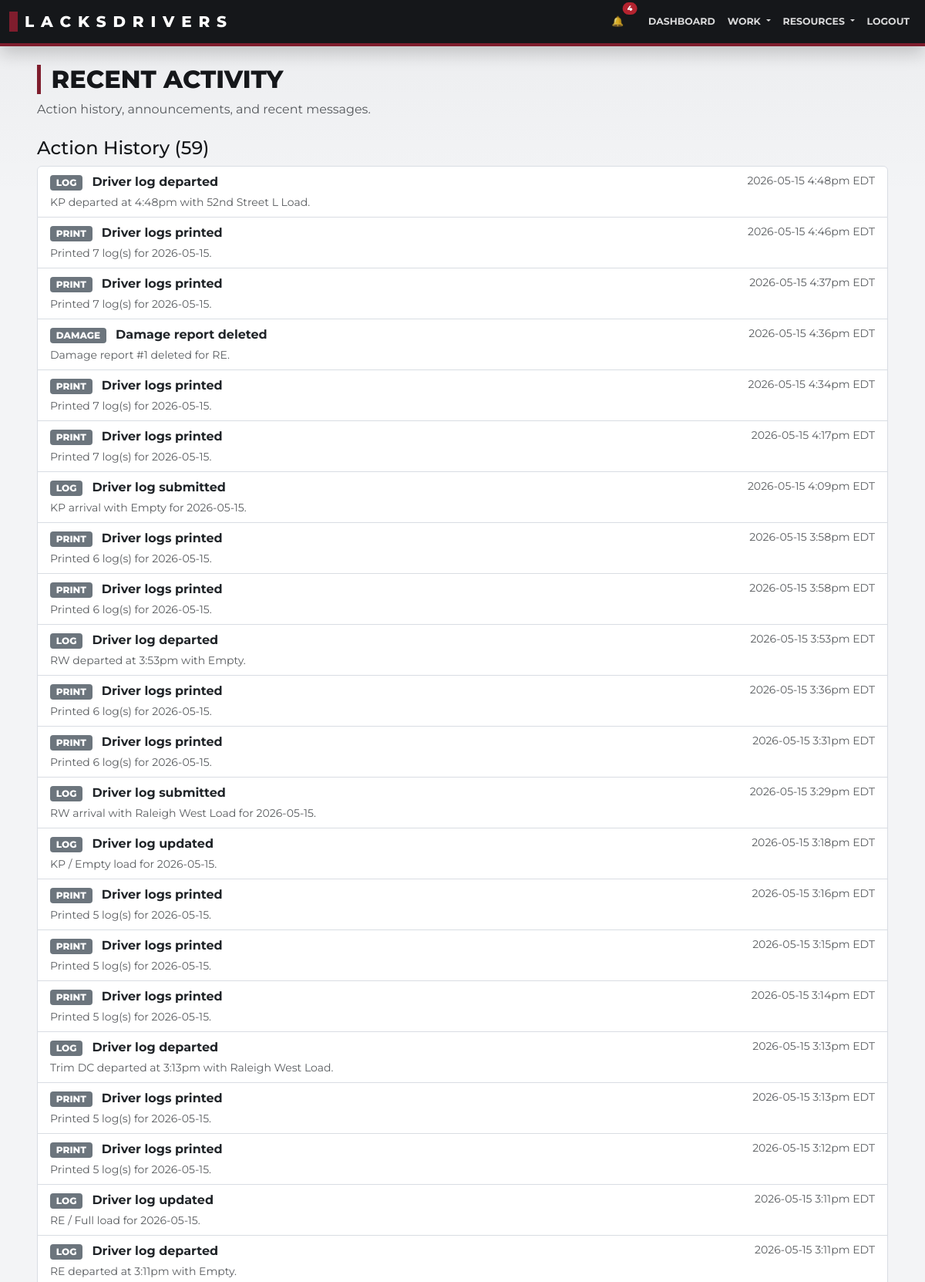
/recent_activity (signed in, upper part), run on the app's committed database.
### app/models/activity.py (models this page shows)
class ActivityEvent(db.Model):
    __tablename__ = "activity_event"
    id = db.Column(db.Integer, primary_key=True)
    user_id = db.Column(db.Integer, db.ForeignKey("user.id"), nullable=False)
    category = db.Column(db.String(30), nullable=False)
    action = db.Column(db.String(50), nullable=False)
    title = db.Column(db.String(150), nullable=False)
    details = db.Column(db.Text, nullable=True)
    target_type = db.Column(db.String(50), nullable=True)
    target_id = db.Column(db.Integer, nullable=True)
    created_at = db.Column(db.DateTime, default=datetime.utcnow, nullable=False)
    user = db.relationship("User", backref="activity_events")

### app/blueprints/messaging/routes.py (the view)
@bp.route("/recent_activity")
@login_required
def recent_activity():
    cutoff = datetime.now() - timedelta(days=1)
    new_ann = Announcement.query.filter(Announcement.created_at >= cutoff).all()
    new_dms = DirectMessage.query.filter(
        DirectMessage.receiver_id == current_user.id,
        DirectMessage.timestamp >= cutoff,
    ).all()
    activity_query = ActivityEvent.query.order_by(ActivityEvent.created_at.desc())
    if current_user.role != "management":
        activity_query = activity_query.filter_by(user_id=current_user.id)
    action_history = activity_query.limit(100).all()
    return render_template(
        "recent_activity.html",
        new_announcements=new_ann,
        new_messages=new_dms,
        action_history=action_history,
    )

### app/blueprints/auth/routes.py (called while the page is built)
@login_manager.user_loader
def load_user(user_id):
    return User.query.get(int(user_id))

### app/services/plant_addresses.py (called while the page is built)
def register_context_processors(app):
    @app.context_processor
    def inject_plant_addresses():
        return dict(PLANT_ADDRESSES=PLANT_ADDRESSES, PLANT_LABELS=PLANT_LABELS)

### app/services/template_filters.py (called while the page is built, shortened)
def _coerce_utc_datetime(value):
    if not value:
        return None
    if isinstance(value, datetime):
        if value.tzinfo is None:
            return pytz.utc.localize(value)
        return value.astimezone(pytz.utc)

def _format_12h(dt, include_zone=False):
    formatted = dt.strftime("%I:%M%p").lower().lstrip("0")
    if include_zone:
        return f"{formatted} {dt.strftime('%Z')}"
    return formatted

def _to_detroit_datetime(value):
    if not value:
        return ""
    dt_utc = _coerce_utc_datetime(value)
    if not dt_utc:
        return value
    dt_local = dt_utc.astimezone(DETROIT_TZ)
    return f"{dt_local.strftime('%Y-%m-%d')} {_format_12h(dt_local, include_zone=True)}"

### templates/recent_activity.html (shortened to what this page needs)
{% extends 'base.html' %}
{% block content %}
<div class="container">
  <h2>Recent Activity</h2>
  <p class="text-muted">Action history, announcements, and recent messages.</p>
  <div class="mt-4">
    <h4>Action History ({{ action_history|length }})</h4>
    {% if action_history %}
      <ul class="list-group mb-3">
        {% for event in action_history %}
          <li class="list-group-item">
            <div class="d-flex justify-content-between gap-3">
              <div>
                <span class="badge text-bg-secondary me-2">{{ event.category|upper }}</span>
                <strong>{{ event.title }}</strong>
                {% if event.details %}
                  <div class="text-muted small mt-1">{{ event.details }}</div>
                {% endif %}
              </div>
              <small class="text-muted text-nowrap">
                {{ event.created_at|to_detroit_datetime }}
              </small>
            </div>
          </li>
        {% endfor %}
      </ul>
    {% else %}
      <p class="text-muted">No action history yet.</p>
    {% endif %}
  </div>
</div>
{% endblock %}

### static/css/style.css (style rules this page uses)
:root { --ld-ink: #15171a; --ld-panel: #202328; --ld-panel-2: #2d3138; --ld-maroon: #7f1d2d; --ld-maroon-dark: #5c1320; --ld-steel: #6f7782; --ld-line: #d9dde3; --ld-paper: #ffffff; --ld-bg: #f3f4f6; --ld-muted: #6b7280; --ld-success: #237a4b; --ld-warning: #d89a1d; --ld-danger: #b4232f; --ld-info: #2d6f8f; --bs-primary: var(--ld-maroon); --bs-secondary: var(--ld-steel); --bs-danger: var(--ld-danger); --bs-success: var(--ld-success); --bs-warning: var(--ld-warning); --bs-info: var(--ld-info); --bs-dark: var(--ld-ink); }
html, body { background: var(--ld-bg) !important; color: var(--ld-ink); }
body { font-family: Montserrat, Arial, sans-serif; }
.container > h1, .container > h2, .container > h3, .card-header, .table thead th { text-transform: uppercase; }
.container > h1, .container > h2, .container > h3 { color: var(--ld-ink); font-weight: 800; border-left: 5px solid var(--ld-maroon); padding-left: 0.85rem; }
.badge { border-radius: 4px; font-weight: 800; text-transform: uppercase; }
.list-group-item { border-color: var(--ld-line) !important; }

### templates/base.html (style rules this page uses)
body { font-family: 'Montserrat', sans-serif; background-color: #f9f9f9; margin: 0; padding: 0; }
.d-flex, .row, [class*="col-"] { min-width: 0; }

### data on the page
ActivityEvent: category "LOG", title "Driver log departed", details "KP departed at 4:48pm with 52nd Street L Load.", created_at|to_detroit_datetime "2026-05-15 4:48pm EDT"
ActivityEvent: category "PRINT", title "Driver logs printed", details "Printed 7 log(s) for 2026-05-15.", created_at|to_detroit_datetime "2026-05-15 4:46pm EDT"
ActivityEvent: category "PRINT", title "Driver logs printed", details "Printed 7 log(s) for 2026-05-15.", created_at|to_detroit_datetime "2026-05-15 4:37pm EDT"
ActivityEvent: category "DAMAGE", title "Damage report deleted", details "Damage report #1 deleted for RE.", created_at|to_detroit_datetime "2026-05-15 4:36pm EDT"
ActivityEvent: category "PRINT", title "Driver logs printed", details "Printed 7 log(s) for 2026-05-15.", created_at|to_detroit_datetime "2026-05-15 4:34pm EDT"
ActivityEvent: category "PRINT", title "Driver logs printed", details "Printed 7 log(s) for 2026-05-15.", created_at|to_detroit_datetime "2026-05-15 4:17pm EDT"
ActivityEvent: category "LOG", title "Driver log submitted", details "KP arrival with Empty for 2026-05-15.", created_at|to_detroit_datetime "2026-05-15 4:09pm EDT"
ActivityEvent: category "PRINT", title "Driver logs printed", details "Printed 6 log(s) for 2026-05-15.", created_at|to_detroit_datetime "2026-05-15 3:58pm EDT"
ActivityEvent: category "PRINT", title "Driver logs printed", details "Printed 6 log(s) for 2026-05-15.", created_at|to_detroit_datetime "2026-05-15 3:58pm EDT"
ActivityEvent: category "LOG", title "Driver log departed", details "RW departed at 3:53pm with Empty.", created_at|to_detroit_datetime "2026-05-15 3:53pm EDT"
ActivityEvent: category "PRINT", title "Driver logs printed", details "Printed 6 log(s) for 2026-05-15.", created_at|to_detroit_datetime "2026-05-15 3:36pm EDT"
ActivityEvent: category "PRINT", title "Driver logs printed", details "Printed 6 log(s) for 2026-05-15.", created_at|to_detroit_datetime "2026-05-15 3:31pm EDT"
ActivityEvent: category "LOG", title "Driver log submitted", details "RW arrival with Raleigh West Load for 2026-05-15.", created_at|to_detroit_datetime "2026-05-15 3:29pm EDT"
ActivityEvent: category "LOG", title "Driver log updated", details "KP / Empty load for 2026-05-15.", created_at|to_detroit_datetime "2026-05-15 3:18pm EDT"
ActivityEvent: category "PRINT", title "Driver logs printed", details "Printed 5 log(s) for 2026-05-15.", created_at|to_detroit_datetime "2026-05-15 3:16pm EDT"
ActivityEvent: category "PRINT", title "Driver logs printed", details "Printed 5 log(s) for 2026-05-15.", created_at|to_detroit_datetime "2026-05-15 3:15pm EDT"
ActivityEvent: category "PRINT", title "Driver logs printed", details "Printed 5 log(s) for 2026-05-15.", created_at|to_detroit_datetime "2026-05-15 3:14pm EDT"
ActivityEvent: category "LOG", title "Driver log departed", details "Trim DC departed at 3:13pm with Raleigh West Load.", created_at|to_detroit_datetime "2026-05-15 3:13pm EDT"
ActivityEvent: category "PRINT", title "Driver logs printed", details "Printed 5 log(s) for 2026-05-15.", created_at|to_detroit_datetime "2026-05-15 3:13pm EDT"
ActivityEvent: category "PRINT", title "Driver logs printed", details "Printed 5 log(s) for 2026-05-15.", created_at|to_detroit_datetime "2026-05-15 3:12pm EDT"
ActivityEvent: category "LOG", title "Driver log updated", details "RE / Full load for 2026-05-15.", created_at|to_detroit_datetime "2026-05-15 3:11pm EDT"
ActivityEvent: category "LOG", title "Driver log departed", details "RE departed at 3:11pm with Empty.", created_at|to_detroit_datetime "2026-05-15 3:11pm EDT"

### other printed values
{{ action_history|length }} "59"
